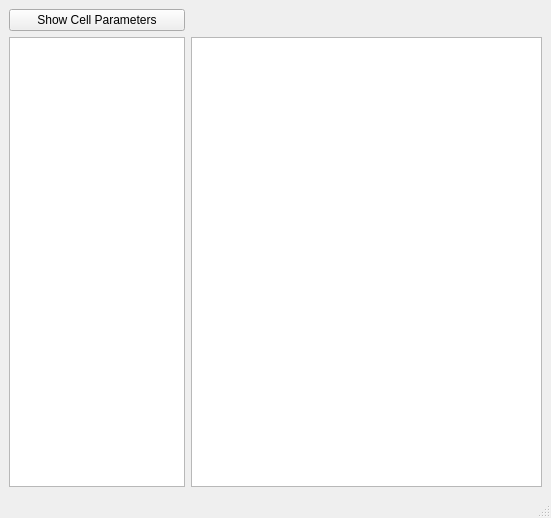
<?xml version="1.0" encoding="UTF-8"?>
<ui version="4.0">
 <class>ResultWindow</class>
 <widget class="QMainWindow" name="ResultWindow">
  <property name="geometry">
   <rect>
    <x>0</x>
    <y>0</y>
    <width>551</width>
    <height>518</height>
   </rect>
  </property>
  <property name="windowTitle">
   <string>Simulation Result</string>
  </property>
  <widget class="QWidget" name="centralwidget">
   <layout class="QGridLayout" name="gridLayout_2">
    <item row="0" column="0">
     <layout class="QGridLayout" name="gridLayout" columnstretch="1,2">
      <item row="2" column="1">
       <widget class="QTableWidget" name="tableResult">
        <property name="sizeAdjustPolicy">
         <enum>QAbstractScrollArea::AdjustToContents</enum>
        </property>
        <property name="rowCount">
         <number>0</number>
        </property>
        <property name="columnCount">
         <number>0</number>
        </property>
        <attribute name="horizontalHeaderStretchLastSection">
         <bool>true</bool>
        </attribute>
       </widget>
      </item>
      <item row="2" column="0">
       <widget class="QTableWidget" name="tableParameters">
        <property name="sizeAdjustPolicy">
         <enum>QAbstractScrollArea::AdjustToContents</enum>
        </property>
        <attribute name="horizontalHeaderStretchLastSection">
         <bool>true</bool>
        </attribute>
       </widget>
      </item>
      <item row="1" column="0">
       <widget class="QPushButton" name="showCellParameters">
        <property name="text">
         <string>Show Cell Parameters</string>
        </property>
       </widget>
      </item>
     </layout>
    </item>
   </layout>
  </widget>
  <widget class="QMenuBar" name="menubar">
   <property name="geometry">
    <rect>
     <x>0</x>
     <y>0</y>
     <width>551</width>
     <height>21</height>
    </rect>
   </property>
  </widget>
  <widget class="QStatusBar" name="statusbar"/>
 </widget>
 <resources/>
 <connections/>
</ui>
